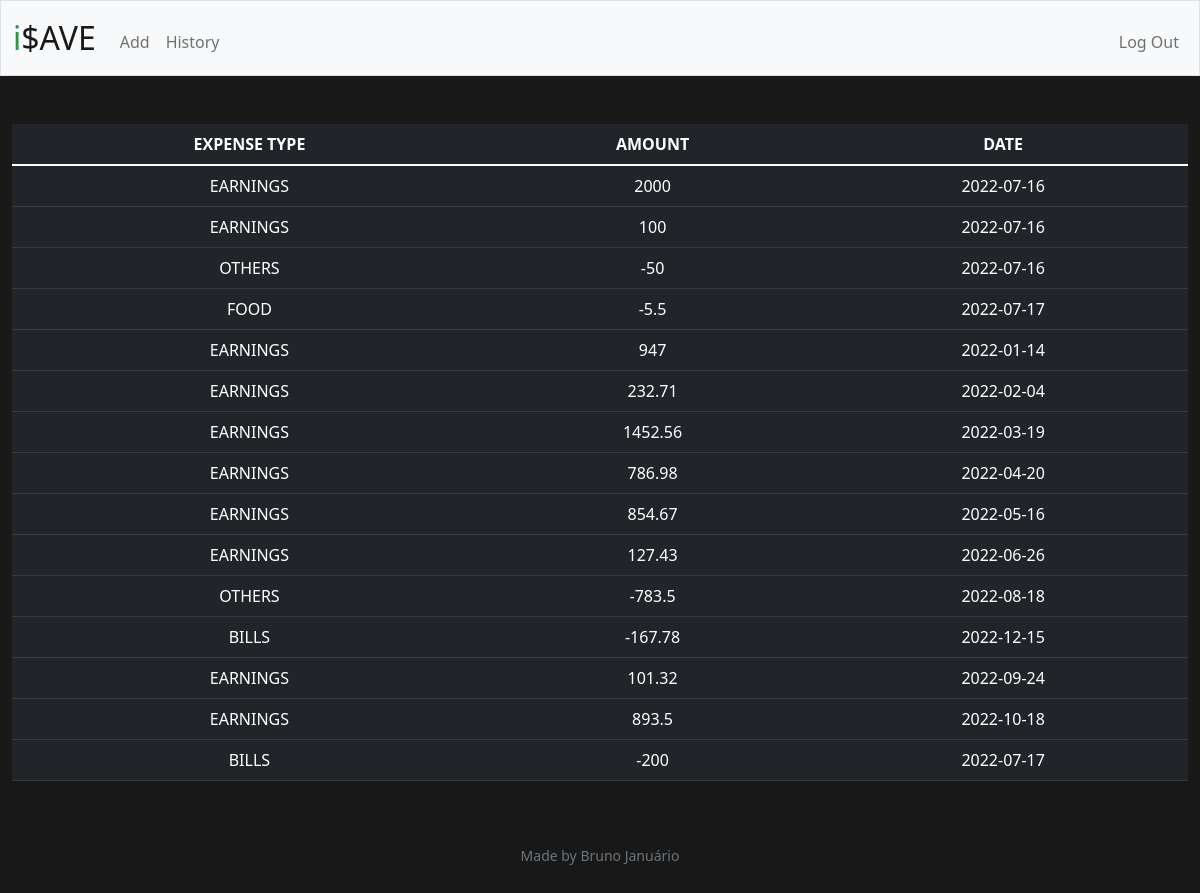
Screenshot of /history (signed in) with the database file from the repository.
### tables this page shows
CREATE TABLE history (id INTEGER PRIMARY KEY, user_id INTEGER NOT NULL, amount MONEY NOT NULL, type TEXT NOT NULL, date TEXT NOT NULL);

### app.py (the view)
@app.route("/history")
def history():
    if not session:
        return redirect("/login")
    if session.get("user_id") is None:
        return redirect("/login")
    id = session.get("user_id")
    history = db.execute("SELECT * FROM history WHERE user_id = ?", id)
    return render_template("history.html", history = history)

### app.py (called while the page is built)
@app.after_request
def after_request(response):
    response.headers["Cache-Control"] = "no-cache, no-store, must-revalidate"
    response.headers["Expires"] = 0
    response.headers["Pragma"] = "no-cache"
    return response

### templates/history.html (shortened to what this page needs)
{% extends "layout.html" %}
{% block main %}
<div class="section" id="history">
    <table class="table table-hover table-dark">
        <thead>
            <tr>
                <th>Expense Type</th>
                <th>Amount</th>
                <th>Date</th>
            </tr>
        </thead>
        <tbody>
            {% for row in history %}
                <tr>
                    <td>{{ row.type }}</td>
                    <td>{{ row.amount }}</td>
                    <td>{{ row.date }}</td>
                </tr>
            {% endfor %}
        </tbody>
    </table>
</div>
{% endblock %}

### templates/layout.html (shortened to what this page needs)
<!DOCTYPE html>
<html lang="en">
    <head>
        <link href="https://cdn.jsdelivr.net/npm/bootstrap@5.1.3/dist/css/bootstrap.min.css" rel="stylesheet">
        <link href="/static/styles.css" rel="stylesheet">
    </head>
    <body>
        <nav class="bg-light border navbar navbar-expand-md navbar-light">
            <div class="container-fluid">
                <a class="navbar-brand" href="/"><span class="green">i</span><span class="black">$AVE</span></a>
                <div class="collapse navbar-collapse" id="navbar">
                    {% if session["user_id"] %}
                        <ul class="navbar-nav me-auto mt-2">
                            <li class="nav-item"><a class="nav-link" href="/add">Add</a></li>
                            <li class="nav-item"><a class="nav-link" href="/history">History</a></li>
                        </ul>
                        <ul class="navbar-nav ms-auto mt-2">
                            <li class="nav-item"><a class="nav-link" href="/logout">Log Out</a></li>
                        </ul>
                    {% else %}
                        <ul class="navbar-nav ms-auto mt-2">
                            <li class="nav-item"><a class="nav-link" href="/register">Register</a></li>
                            <li class="nav-item"><a class="nav-link" href="/login">Log In</a></li>
                        </ul>
                    {% endif %}
                </div>
            </div>
        </nav>
        <main class="container-fluid py-5 text-center">
            {% block main %}{% endblock %}
        </main>
        <footer class="mb-5 small text-center text-muted">
            Made by Bruno Januário
        </footer>
    </body>
</html>

### static/styles.css (style rules this page uses)
nav .navbar-brand { font-size: xx-large; }
nav .navbar-brand .green { color: #2e944b; }
table { background-color: transparent; margin-bottom: 1rem; width: 100%; }
table th, table td { padding: 0.75rem; vertical-align: middle; }
tbody tr:nth-of-type(odd) { background-color: rgb(179, 208, 255, 0.3) }
body { background-color: #181818; color: white; }
a { color: #FFFFFF; text-decoration: none; }
#history { text-transform: uppercase; }

### rows the page displays
history: type "EARNINGS", amount "2000", date "2022-07-16"
history: type "EARNINGS", amount "100", date "2022-07-16"
history: type "OTHERS", amount "-50", date "2022-07-16"
history: type "FOOD", amount "-5.5", date "2022-07-17"
history: type "EARNINGS", amount "947", date "2022-01-14"
history: type "EARNINGS", amount "232.71", date "2022-02-04"
history: type "EARNINGS", amount "1452.56", date "2022-03-19"
history: type "EARNINGS", amount "786.98", date "2022-04-20"
history: type "EARNINGS", amount "854.67", date "2022-05-16"
history: type "EARNINGS", amount "127.43", date "2022-06-26"
history: type "OTHERS", amount "-783.5", date "2022-08-18"
history: type "BILLS", amount "-167.78", date "2022-12-15"
history: type "EARNINGS", amount "101.32", date "2022-09-24"
history: type "EARNINGS", amount "893.5", date "2022-10-18"
history: type "BILLS", amount "-200", date "2022-07-17"
